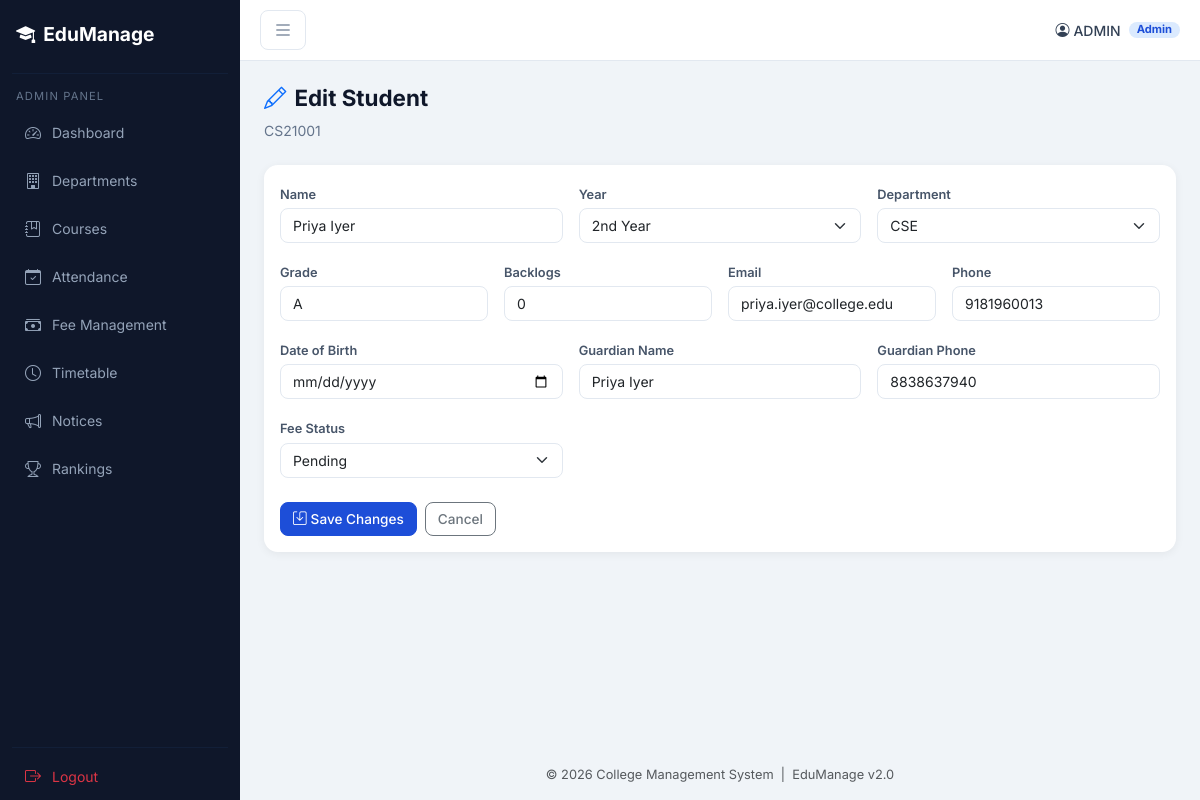
The app's page /update_student/CS21001 (signed in) with its own data.
### models.py (models this page shows)
class Student(db.Model):
    __tablename__ = 'student'
    roll_no = db.Column(db.String(20), primary_key=True)
    name = db.Column(db.String(100))
    year = db.Column(db.String(10))
    grade = db.Column(db.String(10))
    backlogs = db.Column(db.Integer, default=0)
    cgpa = db.Column(db.Float, default=0.0)
    email = db.Column(db.String(100))
    phone = db.Column(db.String(20))
    dept_id = db.Column(db.String(20), db.ForeignKey('department.dept_id'), nullable=True)
    dob = db.Column(db.String(20))
    address = db.Column(db.Text)
    guardian_name = db.Column(db.String(100))
    guardian_phone = db.Column(db.String(20))
    admission_date = db.Column(db.String(20))
    fee_status = db.Column(db.String(20), default='Pending')

class Department(db.Model):
    __tablename__ = 'department'
    dept_id = db.Column(db.String(20), primary_key=True)
    name = db.Column(db.String(100), nullable=False)
    hod = db.Column(db.String(100))
    established = db.Column(db.String(10))
    total_seats = db.Column(db.Integer, default=60)

### app.py (the view, shortened to what this page needs)
@app.route("/update_student/<roll>", methods=["GET", "POST"])
def update_student(roll):
    if g := require_role("admin"): return g
    student = Student.query.get(roll)
    departments = Department.query.all()
    return render_template("edit_student.html", s=student, departments=departments)

### app.py (called while the page is built)
def require_role(*roles):
    if session.get("role") not in roles:
        return redirect("/")
    return None

### templates/edit_student.html (shortened to what this page needs)
{% extends "base.html" %}
{% block content %}
<div class="page-header fade-up"><h4><i class="bi bi-pencil me-2 text-primary"></i>Edit Student</h4><p>{{ s.roll_no }}</p></div>
<div class="card fade-up">
    <div class="card-body">
        <form method="POST" action="/update_student/{{ s.roll_no }}">
            <div class="row g-3">
                <div class="col-md-4"><label class="form-label">Name</label><input name="name" class="form-control" value="{{ s.name }}" required></div>
                <div class="col-md-4"><label class="form-label">Year</label>
                    <select name="year" class="form-select">
                        {% for y in ['1st Year','2nd Year','3rd Year','4th Year'] %}
                        <option {% if s.year == y %}selected{% endif %}>{{ y }}</option>{% endfor %}
                    </select>
                </div>
                <div class="col-md-4"><label class="form-label">Department</label>
                    <select name="dept_id" class="form-select">
                        {% for d in departments %}<option value="{{ d.dept_id }}" {% if s.dept_id == d.dept_id %}selected{% endif %}>{{ d.dept_id }}</option>{% endfor %}
                    </select>
                </div>
                <div class="col-md-3"><label class="form-label">Grade</label><input name="grade" class="form-control" value="{{ s.grade }}"></div>
                <div class="col-md-3"><label class="form-label">Backlogs</label><input name="backlogs" type="number" class="form-control" value="{{ s.backlogs }}" min="0"></div>
                <div class="col-md-3"><label class="form-label">Email</label><input name="email" type="email" class="form-control" value="{{ s.email or '' }}"></div>
                <div class="col-md-3"><label class="form-label">Phone</label><input name="phone" class="form-control" value="{{ s.phone or '' }}"></div>
                <div class="col-md-4"><label class="form-label">Date of Birth</label><input name="dob" type="date" class="form-control" value="{{ s.dob or '' }}"></div>
                <div class="col-md-4"><label class="form-label">Guardian Name</label><input name="guardian_name" class="form-control" value="{{ s.guardian_name or '' }}"></div>
                <div class="col-md-4"><label class="form-label">Guardian Phone</label><input name="guardian_phone" class="form-control" value="{{ s.guardian_phone or '' }}"></div>
                <div class="col-md-4"><label class="form-label">Fee Status</label>
                    <select name="fee_status" class="form-select">
                        {% for fs in ['Pending','Paid','Partial'] %}<option {% if s.fee_status == fs %}selected{% endif %}>{{ fs }}</option>{% endfor %}
                    </select>
                </div>
            </div>
            <div class="mt-4 d-flex gap-2">
                <button type="submit" class="btn btn-primary"><i class="bi bi-save me-1"></i>Save Changes</button>
                <a href="/admin" class="btn btn-outline-secondary">Cancel</a>
            </div>
        </form>
    </div>
</div>
{% endblock %}

### static/css/style.css (style rules this page uses)
*, *::before, *::after { box-sizing: border-box; margin: 0; padding: 0; }
body { font-family: 'Inter', sans-serif; background: #f0f4f8; color: #1e293b; min-height: 100vh; display: flex; }
.card { border: none; border-radius: 14px; box-shadow: 0 2px 10px rgba(0,0,0,.06); }
.btn { border-radius: 8px; font-size: .85rem; font-weight: 500; }
.btn-primary { background: #1d4ed8; border-color: #1d4ed8; }
.form-control, .form-select { border-radius: 8px; border: 1px solid #e2e8f0; font-size: .875rem; }
.form-label { font-size: .8rem; font-weight: 600; color: #475569; margin-bottom: 4px; }
.page-header { margin-bottom: 24px; }
.page-header h4 { font-weight: 700; color: #0f172a; font-size: 1.4rem; }
.page-header p { color: #64748b; font-size: .875rem; margin: 0; }
.fade-up { animation: fadeUp .4s ease both; }

### records on screen
Student: roll_no "CS21001", name "Priya Iyer", year "2nd Year", dept_id "CSE", grade "A", backlogs "0", email "priya.iyer@college.edu", phone "9181960013", guardian_name "Priya Iyer", guardian_phone "8838637940", fee_status "Pending"

### other values on screen
{{ session.get('user', '') }} "ADMIN"
{{ session.get('role','') | title }} "Admin"
